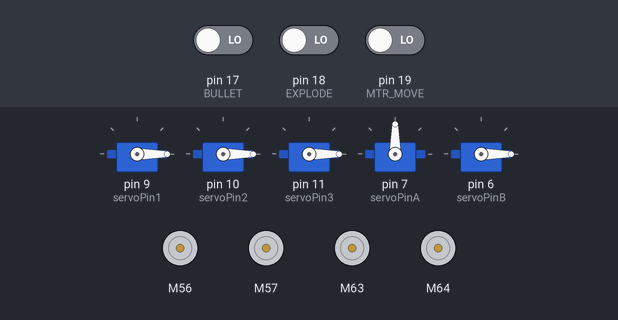
Bench run of a sketch on a simulated Arduino Mega 2560, built with avr-gcc and run on an emulated ATmega2560. Parts: 5 × servo, 4 × DC motor (green arrow = forward, orange = backward, longer = faster). The test bench sets the inputs (shaded band); at power-on: pin 17 (BULLET) LOW, pin 18 (EXPLODE) LOW, pin 19 (MTR_MOVE) LOW.

Above: at 5.7 s.
5.8 s: pin 17 (BULLET) driven HIGH
At 6.8 s:
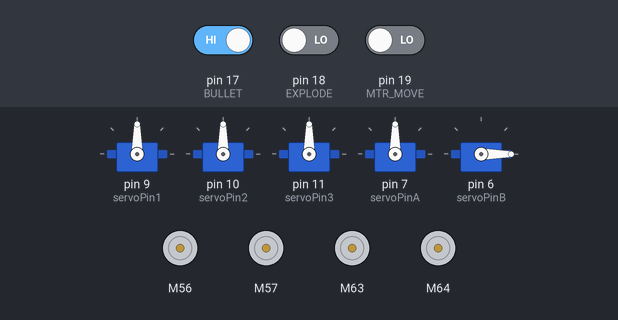
7.8 s: pin 18 (EXPLODE) driven HIGH
At 9.9 s:
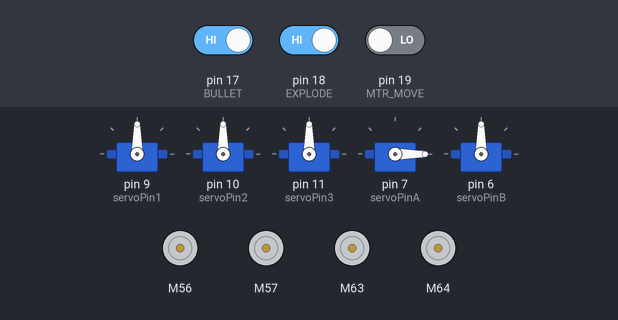
10.3 s: pin 19 (MTR_MOVE) driven HIGH
At 14.2 s:
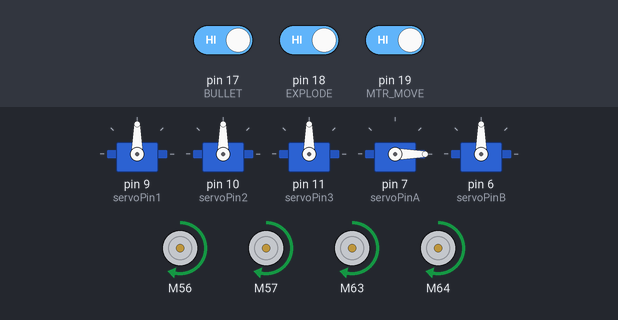
Timing chart, 0 to 22.3 s (numbered marks = the images above; inputs shaded):
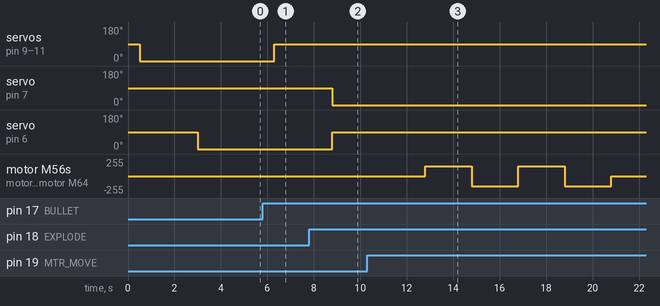

The sketch:

motorDrivingMonster.ino
```cpp
#include <Servo.h>

#include <SparkFun_TB6612.h>


// Pins for all inputs, keep in mind the PWM defines must be on PWM pins
// the default pins listed are the ones used on the Redbot (ROB-12097) with
// the exception of STBY which the Redbot controls with a physical switch
#define AIN1 A2
#define BIN1 A3
#define AIN2 A1
#define BIN2 A4
#define PWMA 5
#define PWMB 4
#define STBY A0

#define AIN3 A9
#define BIN3 A10
#define AIN4 A8
#define BIN4 A11
#define PWMA2 3
#define PWMB2 2
#define STBY2 A12

#define MTR_MOVE 19
#define EXPLODE 18
#define BULLET 17

#define servoPin1 9
#define servoPin2 10
#define servoPin3 11

#define servoPinA 7
#define servoPinB 6

Servo myservo1;
Servo myservo2;
Servo myservo3;

Servo myservoA;
Servo myservoB;

// these constants are used to allow you to make your motor configuration
// line up with function names like forward.  Value can be 1 or -1
const int offsetA = 1;
const int offsetB = 1;

const int offsetA2 = -1;
const int offsetB2 = -1;

// Initializing motors.  The library will allow you to initialize as many
// motors as you have memory for.  If you are using functions like forward
// that take 2 motors as arguements you can either write new functions or
// call the function more than once.
Motor motor1 = Motor(AIN1, AIN2, PWMA, offsetA, STBY);
Motor motor2 = Motor(BIN1, BIN2, PWMB, offsetB, STBY);


Motor motor3 = Motor(AIN3, AIN4, PWMA2, offsetA2, STBY2);
Motor motor4 = Motor(BIN3, BIN4, PWMB2, offsetB2, STBY2);

void setup()
{
 //Nothing here
 Serial.begin(9600); // open the serial port at 9600 bps:
 pinMode(MTR_MOVE, INPUT);
 pinMode(EXPLODE, INPUT);
 pinMode(BULLET, INPUT);

 bulletHole(0);
 explode(0);

}

void explode(int reset){

  int finish = 0;
  int start = 90;

  if (reset){
    start = 0;
    finish = 90;
  }


  myservoA.attach(servoPinA); // attaches the servo on pin 18 to the servo object
  myservoB.attach(servoPinB); // attaches the servo on pin 18 to the servo object

  delay(500);
  // int pos = 0;
  // for (pos = 0; pos <= 90; pos += 1) { // goes from 0 degrees to 180 degrees
  //   // in steps of 1 degree
  //   myservoA.write(abs(finish-pos)); //90
  //   myservoB.write(abs(start - pos));
  //   delay(2);                       // waits 15ms for the servo to reach the position
  // }

  myservoA.write(start);
  myservoB.write(finish);

  delay(1500);
  myservoA.detach();
  myservoB.detach();

}


void leftRight(){
  forward(motor1, motor2, 150);
  forward(motor3, motor4, -150);
  delay(2000);
  forward(motor1, motor2, -150);
  forward(motor3, motor4, 150);
  delay(2000);
  forward(motor1, motor2, 150);
  forward(motor3, motor4, -150);
  delay(2000);
  forward(motor1, motor2, -150);
  forward(motor3, motor4, 150);
  delay(2000);
  brake(motor1, motor2);
  brake(motor3, motor4);

}

void bulletHole(int reset){

  int finish = 0;

  if (reset){

    finish = 90;
  }


  myservo1.attach(servoPin1); // attaches the servo on pin 18 to the servo object
  myservo2.attach(servoPin2); // attaches the servo on pin 18 to the servo object
  myservo3.attach(servoPin3); // attaches the servo on pin 18 to the servo object
  delay(500);
  int pos = 0;
  // for (pos = 0; pos <= 90; pos += 1) { // goes from 0 degrees to 180 degrees
  //   // in steps of 1 degree
  //   int angle = abs(finish-pos);
  //   myservo1.write(angle);
  //   myservo2.write(angle);
  //   myservo3.write(angle);              // tell servo to go to position in variable 'pos'
  //   delay(2);                       // waits 15ms for the servo to reach the position
  // }
  myservo1.write(finish);
  myservo2.write(finish);
  myservo3.write(finish);
  delay(2000);
  myservo1.detach();
  myservo2.detach();
  myservo3.detach();
}


void loop()
{

  if (digitalRead(BULLET)){
    bulletHole(1);
  }

  if (digitalRead(MTR_MOVE)){
    leftRight();
  }

  if (digitalRead(EXPLODE)){
    explode(1);
  }

}
```

Measured:
- after the input at 5.8 s, servo on pin 9 (servoPin1), servo on pin 10 (servoPin2), servo on pin 11 (servoPin3): 0° → 90° after 0.50 s
- after the input at 7.8 s, servo on pin 7 (servoPinA): 90° → 0° after 1.0 s; servo on pin 6 (servoPinB): 0° → 90° after 1.0 s
- after the input at 10.3 s, motor M56, motor M57, motor M63, motor M64: stopped → forward 150/255 after 2.5 s, → backward 150/255 2.0 s later, → forward 150/255 2.0 s later, → backward 150/255 2.0 s later, … (5 changes in this stretch)
